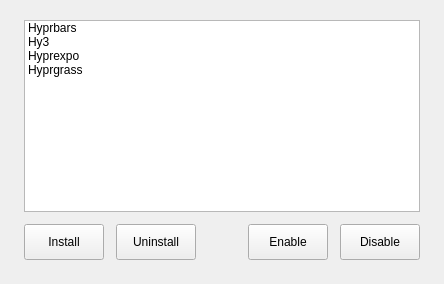
      <widget class="QWidget" name="plugins_page">
       <layout class="QVBoxLayout" name="verticalLayout_7">
        <property name="spacing">
         <number>16</number>
        </property>
        <property name="leftMargin">
         <number>24</number>
        </property>
        <property name="topMargin">
         <number>20</number>
        </property>
        <property name="rightMargin">
         <number>24</number>
        </property>
        <property name="bottomMargin">
         <number>24</number>
        </property>
        <item>
         <layout class="QVBoxLayout" name="plugins_layout">
          <property name="spacing">
           <number>12</number>
          </property>
          <item>
           <widget class="QListWidget" name="plugins_list">
            <item>
             <property name="text">
              <string>Hyprbars</string>
             </property>
            </item>
            <item>
             <property name="text">
              <string>Hy3</string>
             </property>
            </item>
            <item>
             <property name="text">
              <string>Hyprexpo</string>
             </property>
            </item>
            <item>
             <property name="text">
              <string>Hyprgrass</string>
             </property>
            </item>
           </widget>
          </item>
          <item>
           <layout class="QHBoxLayout" name="plugins_button_layout">
            <item>
             <widget class="QPushButton" name="install_button">
              <property name="minimumSize">
               <size>
                <width>0</width>
                <height>36</height>
               </size>
              </property>
              <property name="text">
               <string>Install</string>
              </property>
             </widget>
            </item>
            <item>
             <widget class="QPushButton" name="uninstall_button">
              <property name="minimumSize">
               <size>
                <width>0</width>
                <height>36</height>
               </size>
              </property>
              <property name="text">
               <string>Uninstall</string>
              </property>
             </widget>
            </item>
            <item>
             <spacer name="plugins_button_spacer">
              <property name="orientation">
               <enum>Qt::Orientation::Horizontal</enum>
              </property>
              <property name="sizeHint" stdset="0">
               <size>
                <width>40</width>
                <height>20</height>
               </size>
              </property>
             </spacer>
            </item>
            <item>
             <widget class="QPushButton" name="enable_button">
              <property name="minimumSize">
               <size>
                <width>0</width>
                <height>36</height>
               </size>
              </property>
              <property name="text">
               <string>Enable</string>
              </property>
             </widget>
            </item>
            <item>
             <widget class="QPushButton" name="disable_button">
              <property name="minimumSize">
               <size>
                <width>0</width>
                <height>36</height>
               </size>
              </property>
              <property name="text">
               <string>Disable</string>
              </property>
             </widget>
            </item>
           </layout>
          </item>
         </layout>
        </item>
       </layout>
      </widget>
